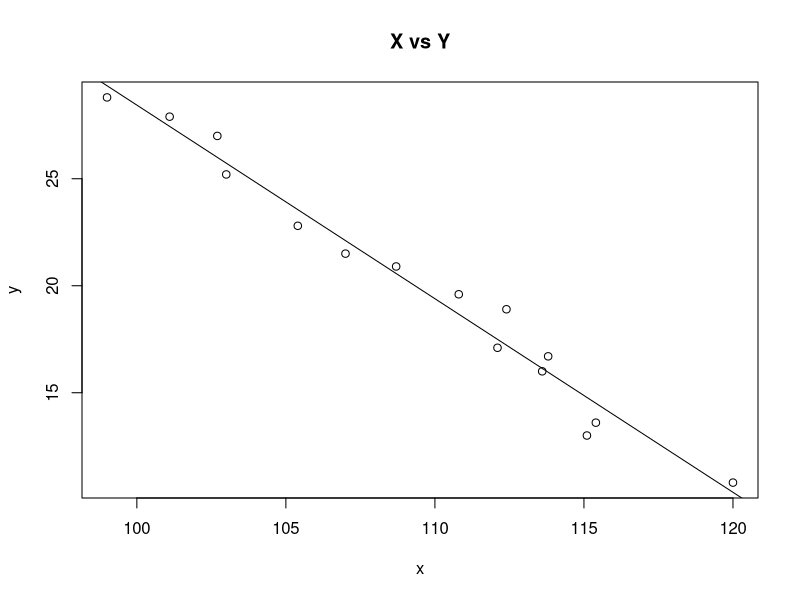
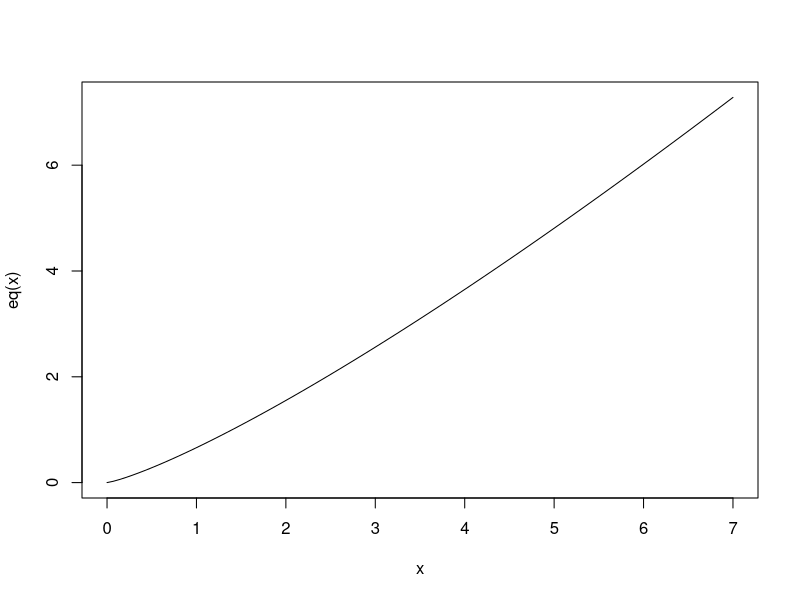
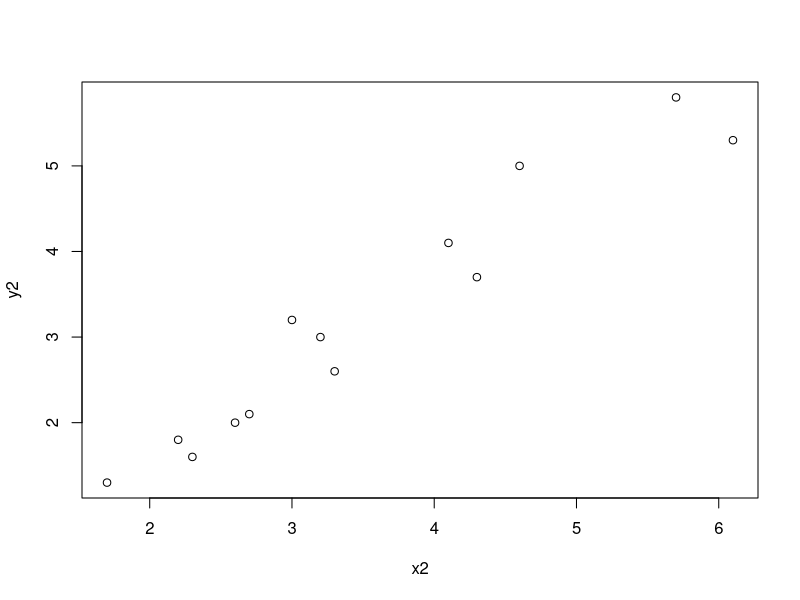

Write R code to recreate these figures, in order.
# Mahmudul Rapi
# ORF245 PSET#9
# 4/17/2021
x = c(99.0, 101.1, 102.7, 103, 105.4, 107, 108.7, 110.8, 112.1, 
      112.4, 113.6, 113.8, 115.1, 115.4, 120)
mean(x) # 109.34

y = c(28.8, 27.9, 27, 25.2, 22.8, 21.5, 20.9, 19.6, 17.1, 18.9, 16,
      16.7, 13, 13.6, 10.8)
mean(y) #19.98667

qxx = function(x){
  avg = mean(x)
  sum = 0
  for (val in x){
    sum = sum + (val - avg) * (val - avg)
  }
  return(sum)
}
qxx(x) #521.196

qxy = function(x, y){
  avgx = mean(x)
  avgy = mean(y)
  len = length(x) # length of x and y assumed to be equal
  sum = 0
  for (i in seq(1, len, 1)){
    sum = sum + (y[i] - avgy) * (x[i] - avgx)
  }
  return(sum)
}
qxy(x, y) #-471.542

plot(x, y, title("X vs Y")) #plots data
abline(a = 118.91, b = -0.9047) #plot my estimated line

error_sum_squared = function(x, y, B0, B1){
  len = length(x) # length of x and y assumed to be equal
  sum = 0
  for (i in seq(1, len, 1)){
    summand = y[i] - B0 - x[i] * B1
    sum = sum + summand * summand
  }
  return(sum)
}
SSE = error_sum_squared(x, y, 118.91, -0.9047) # 11.43901

sqrt(SSE / (length(x) - 2)) # 0.93804

SST = qxx(y) #call function on y, i.e. Qyy
SST # 438.0573
coeff  = 1 - SSE / SST
coeff #0.973887

data <- read.csv('2010_Census_Populations_LosAngeles.csv')
males = data$Total.Males
females = data$Total.Females

t.test(males, conf.level = 0.98) # [14984.61, 17798.52]
t.test(males, females, alternative = "less", conf.level = 0.99) #[-Inf 1543.887]
t.test(males, females, mu = 1000, alternative = "less")
# p-value of 0.0449 < alpha = 0.05, so we are in favor of the
# alternative hypothesis that the mean is less than 1000

lm(y ~ x) #Estimated intercept of 118.909, and slope -0.9047

x2 = c(1.7, 2.2, 2.3, 2.6, 2.7, 3, 3.2, 3.3, 4.1, 4.3, 4.6, 5.7, 6.1)
y2 = c(1.3, 1.8, 1.6, 2, 2.1, 3.2, 3, 2.6, 4.1, 3.7, 5, 5.8, 5.3)
x_transformed <- rep(NA, length(x2))
y_transformed <- rep(NA, length(y2))

for (i in seq(1, length(x), 1)){
  x_transformed[i] = log(x2[i])
  y_transformed[i] = log(y2[i])
}

model = lm(y_transformed ~ x_transformed) # intercept of -0.4148, slope 1.2334

alpha = exp(-0.4148)
beta = 1.2334
print(alpha) #0.66047

eq = function(x){alpha * x^beta}
curve(eq, from=0, to=7)
plot(x2, y2)
